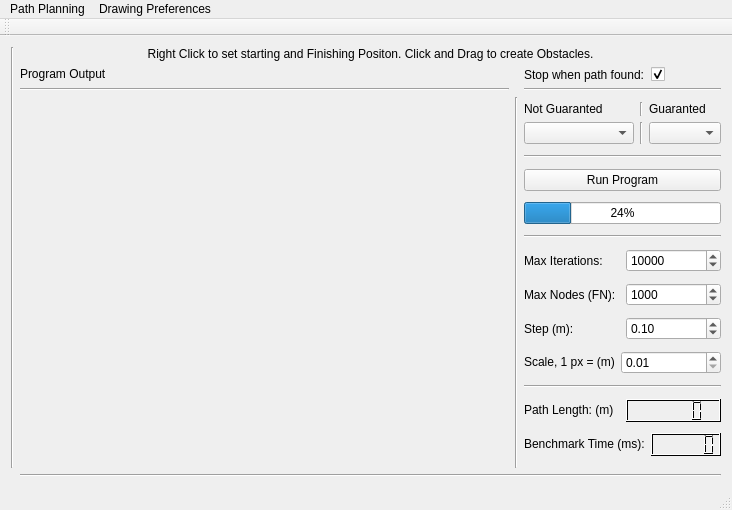
<?xml version="1.0" encoding="UTF-8"?>
<ui version="4.0">
 <class>MainWindow</class>
 <widget class="QMainWindow" name="MainWindow">
  <property name="geometry">
   <rect>
    <x>0</x>
    <y>0</y>
    <width>732</width>
    <height>510</height>
   </rect>
  </property>
  <property name="windowTitle">
   <string>MainWindow</string>
  </property>
  <widget class="QWidget" name="centralWidget">
   <layout class="QGridLayout" name="gridLayout_3">
    <item row="0" column="1">
     <layout class="QGridLayout" name="gridLayout_2">
      <item row="0" column="0">
       <widget class="QLabel" name="label">
        <property name="sizePolicy">
         <sizepolicy hsizetype="Minimum" vsizetype="Fixed">
          <horstretch>0</horstretch>
          <verstretch>0</verstretch>
         </sizepolicy>
        </property>
        <property name="text">
         <string>Right Click to set starting and Finishing Positon. Click and Drag to create Obstacles.</string>
        </property>
        <property name="alignment">
         <set>Qt::AlignCenter</set>
        </property>
       </widget>
      </item>
      <item row="1" column="0">
       <layout class="QGridLayout" name="gridLayout_4">
        <item row="1" column="2">
         <widget class="Line" name="line_4">
          <property name="orientation">
           <enum>Qt::Horizontal</enum>
          </property>
         </widget>
        </item>
        <item row="1" column="0">
         <widget class="Line" name="line_3">
          <property name="orientation">
           <enum>Qt::Horizontal</enum>
          </property>
         </widget>
        </item>
        <item row="0" column="0">
         <widget class="QLabel" name="label_2">
          <property name="sizePolicy">
           <sizepolicy hsizetype="Preferred" vsizetype="Fixed">
            <horstretch>0</horstretch>
            <verstretch>0</verstretch>
           </sizepolicy>
          </property>
          <property name="text">
           <string>Program Output</string>
          </property>
         </widget>
        </item>
        <item row="0" column="2">
         <layout class="QHBoxLayout" name="horizontalLayout_3">
          <item>
           <widget class="QLabel" name="label_8">
            <property name="text">
             <string>Stop when path found:</string>
            </property>
           </widget>
          </item>
          <item>
           <widget class="QCheckBox" name="end_criterion">
            <property name="text">
             <string/>
            </property>
            <property name="checked">
             <bool>true</bool>
            </property>
            <property name="tristate">
             <bool>false</bool>
            </property>
           </widget>
          </item>
         </layout>
        </item>
        <item row="2" column="2">
         <layout class="QVBoxLayout" name="verticalLayout">
          <item>
           <layout class="QGridLayout" name="gridLayout">
            <item row="0" column="2">
             <widget class="QLabel" name="label_4">
              <property name="sizePolicy">
               <sizepolicy hsizetype="Preferred" vsizetype="Fixed">
                <horstretch>0</horstretch>
                <verstretch>0</verstretch>
               </sizepolicy>
              </property>
              <property name="text">
               <string>Guaranted</string>
              </property>
             </widget>
            </item>
            <item row="0" column="0">
             <widget class="QLabel" name="label_3">
              <property name="sizePolicy">
               <sizepolicy hsizetype="Preferred" vsizetype="Fixed">
                <horstretch>0</horstretch>
                <verstretch>0</verstretch>
               </sizepolicy>
              </property>
              <property name="text">
               <string>Not Guaranted</string>
              </property>
             </widget>
            </item>
            <item row="1" column="2">
             <widget class="QComboBox" name="g_comboBox">
              <property name="sizePolicy">
               <sizepolicy hsizetype="Preferred" vsizetype="Fixed">
                <horstretch>0</horstretch>
                <verstretch>0</verstretch>
               </sizepolicy>
              </property>
             </widget>
            </item>
            <item row="0" column="1">
             <widget class="Line" name="line_2">
              <property name="orientation">
               <enum>Qt::Vertical</enum>
              </property>
             </widget>
            </item>
            <item row="1" column="1">
             <widget class="Line" name="line_8">
              <property name="orientation">
               <enum>Qt::Vertical</enum>
              </property>
             </widget>
            </item>
            <item row="1" column="0">
             <widget class="QComboBox" name="ng_comboBox">
              <property name="sizePolicy">
               <sizepolicy hsizetype="Preferred" vsizetype="Fixed">
                <horstretch>0</horstretch>
                <verstretch>0</verstretch>
               </sizepolicy>
              </property>
              <item>
               <property name="text">
                <string/>
               </property>
              </item>
              <item>
               <property name="text">
                <string>RRT</string>
               </property>
              </item>
              <item>
               <property name="text">
                <string>RRT Connect</string>
               </property>
              </item>
              <item>
               <property name="text">
                <string>RRT*</string>
               </property>
              </item>
              <item>
               <property name="text">
                <string>RRT* FN</string>
               </property>
              </item>
              <item>
               <property name="text">
                <string>RRT* Connect</string>
               </property>
              </item>
             </widget>
            </item>
           </layout>
          </item>
          <item>
           <widget class="Line" name="line_5">
            <property name="orientation">
             <enum>Qt::Horizontal</enum>
            </property>
           </widget>
          </item>
          <item>
           <widget class="QPushButton" name="run_button">
            <property name="text">
             <string>Run Program</string>
            </property>
           </widget>
          </item>
          <item>
           <widget class="QProgressBar" name="progressBar">
            <property name="sizePolicy">
             <sizepolicy hsizetype="Minimum" vsizetype="Fixed">
              <horstretch>0</horstretch>
              <verstretch>0</verstretch>
             </sizepolicy>
            </property>
            <property name="value">
             <number>24</number>
            </property>
           </widget>
          </item>
          <item>
           <widget class="Line" name="line_11">
            <property name="orientation">
             <enum>Qt::Horizontal</enum>
            </property>
           </widget>
          </item>
          <item>
           <layout class="QHBoxLayout" name="horizontalLayout_5">
            <item>
             <widget class="QLabel" name="label_9">
              <property name="text">
               <string>Max Iterations:</string>
              </property>
             </widget>
            </item>
            <item>
             <widget class="QSpinBox" name="max_iterations">
              <property name="minimum">
               <number>1</number>
              </property>
              <property name="maximum">
               <number>999999999</number>
              </property>
              <property name="value">
               <number>10000</number>
              </property>
             </widget>
            </item>
           </layout>
          </item>
          <item>
           <layout class="QHBoxLayout" name="horizontalLayout_7">
            <item>
             <widget class="QLabel" name="label_11">
              <property name="text">
               <string>Max Nodes (FN):</string>
              </property>
             </widget>
            </item>
            <item>
             <widget class="QSpinBox" name="MBox">
              <property name="minimum">
               <number>1</number>
              </property>
              <property name="maximum">
               <number>999999999</number>
              </property>
              <property name="value">
               <number>1000</number>
              </property>
             </widget>
            </item>
           </layout>
          </item>
          <item>
           <layout class="QHBoxLayout" name="horizontalLayout_6">
            <item>
             <widget class="QLabel" name="label_10">
              <property name="text">
               <string>Step (m): </string>
              </property>
             </widget>
            </item>
            <item>
             <widget class="QDoubleSpinBox" name="stepBox">
              <property name="minimum">
               <double>0.000000000000000</double>
              </property>
              <property name="singleStep">
               <double>0.000010000000000</double>
              </property>
              <property name="value">
               <double>0.100000000000000</double>
              </property>
             </widget>
            </item>
           </layout>
          </item>
          <item>
           <layout class="QHBoxLayout" name="horizontalLayout_2">
            <item>
             <widget class="QLabel" name="label_6">
              <property name="sizePolicy">
               <sizepolicy hsizetype="Fixed" vsizetype="Fixed">
                <horstretch>0</horstretch>
                <verstretch>0</verstretch>
               </sizepolicy>
              </property>
              <property name="text">
               <string>Scale, 1 px = (m)</string>
              </property>
             </widget>
            </item>
            <item>
             <widget class="QDoubleSpinBox" name="scale">
              <property name="suffix">
               <string extracomment=" meters"/>
              </property>
              <property name="minimum">
               <double>0.010000000000000</double>
              </property>
              <property name="maximum">
               <double>100.000000000000000</double>
              </property>
              <property name="singleStep">
               <double>0.010000000000000</double>
              </property>
              <property name="value">
               <double>0.010000000000000</double>
              </property>
             </widget>
            </item>
           </layout>
          </item>
          <item>
           <widget class="Line" name="line_10">
            <property name="sizePolicy">
             <sizepolicy hsizetype="Minimum" vsizetype="Maximum">
              <horstretch>0</horstretch>
              <verstretch>0</verstretch>
             </sizepolicy>
            </property>
            <property name="orientation">
             <enum>Qt::Horizontal</enum>
            </property>
           </widget>
          </item>
          <item>
           <layout class="QHBoxLayout" name="horizontalLayout">
            <item>
             <widget class="QLabel" name="label_7">
              <property name="sizePolicy">
               <sizepolicy hsizetype="Preferred" vsizetype="Fixed">
                <horstretch>0</horstretch>
                <verstretch>0</verstretch>
               </sizepolicy>
              </property>
              <property name="text">
               <string>Path Length: (m)</string>
              </property>
             </widget>
            </item>
            <item>
             <widget class="QLCDNumber" name="lcdLength">
              <property name="sizePolicy">
               <sizepolicy hsizetype="Minimum" vsizetype="Fixed">
                <horstretch>0</horstretch>
                <verstretch>0</verstretch>
               </sizepolicy>
              </property>
              <property name="palette">
               <palette>
                <active>
                 <colorrole role="WindowText">
                  <brush brushstyle="SolidPattern">
                   <color alpha="255">
                    <red>255</red>
                    <green>255</green>
                    <blue>255</blue>
                   </color>
                  </brush>
                 </colorrole>
                 <colorrole role="Button">
                  <brush brushstyle="SolidPattern">
                   <color alpha="255">
                    <red>0</red>
                    <green>0</green>
                    <blue>0</blue>
                   </color>
                  </brush>
                 </colorrole>
                 <colorrole role="Light">
                  <brush brushstyle="SolidPattern">
                   <color alpha="255">
                    <red>255</red>
                    <green>255</green>
                    <blue>255</blue>
                   </color>
                  </brush>
                 </colorrole>
                 <colorrole role="Midlight">
                  <brush brushstyle="SolidPattern">
                   <color alpha="255">
                    <red>0</red>
                    <green>0</green>
                    <blue>0</blue>
                   </color>
                  </brush>
                 </colorrole>
                 <colorrole role="Dark">
                  <brush brushstyle="SolidPattern">
                   <color alpha="255">
                    <red>0</red>
                    <green>0</green>
                    <blue>0</blue>
                   </color>
                  </brush>
                 </colorrole>
                 <colorrole role="Mid">
                  <brush brushstyle="SolidPattern">
                   <color alpha="255">
                    <red>0</red>
                    <green>0</green>
                    <blue>0</blue>
                   </color>
                  </brush>
                 </colorrole>
                 <colorrole role="Text">
                  <brush brushstyle="SolidPattern">
                   <color alpha="255">
                    <red>255</red>
                    <green>255</green>
                    <blue>255</blue>
                   </color>
                  </brush>
                 </colorrole>
                 <colorrole role="BrightText">
                  <brush brushstyle="SolidPattern">
                   <color alpha="255">
                    <red>255</red>
                    <green>255</green>
                    <blue>255</blue>
                   </color>
                  </brush>
                 </colorrole>
                 <colorrole role="ButtonText">
                  <brush brushstyle="SolidPattern">
                   <color alpha="255">
                    <red>255</red>
                    <green>255</green>
                    <blue>255</blue>
                   </color>
                  </brush>
                 </colorrole>
                 <colorrole role="Base">
                  <brush brushstyle="SolidPattern">
                   <color alpha="255">
                    <red>0</red>
                    <green>0</green>
                    <blue>0</blue>
                   </color>
                  </brush>
                 </colorrole>
                 <colorrole role="Window">
                  <brush brushstyle="SolidPattern">
                   <color alpha="255">
                    <red>0</red>
                    <green>0</green>
                    <blue>0</blue>
                   </color>
                  </brush>
                 </colorrole>
                 <colorrole role="Shadow">
                  <brush brushstyle="SolidPattern">
                   <color alpha="255">
                    <red>0</red>
                    <green>0</green>
                    <blue>0</blue>
                   </color>
                  </brush>
                 </colorrole>
                 <colorrole role="AlternateBase">
                  <brush brushstyle="SolidPattern">
                   <color alpha="255">
                    <red>0</red>
                    <green>0</green>
                    <blue>0</blue>
                   </color>
                  </brush>
                 </colorrole>
                 <colorrole role="ToolTipBase">
                  <brush brushstyle="SolidPattern">
                   <color alpha="255">
                    <red>255</red>
                    <green>255</green>
                    <blue>220</blue>
                   </color>
                  </brush>
                 </colorrole>
                 <colorrole role="ToolTipText">
                  <brush brushstyle="SolidPattern">
                   <color alpha="255">
                    <red>0</red>
                    <green>0</green>
                    <blue>0</blue>
                   </color>
                  </brush>
                 </colorrole>
                </active>
                <inactive>
                 <colorrole role="WindowText">
                  <brush brushstyle="SolidPattern">
                   <color alpha="255">
                    <red>255</red>
                    <green>255</green>
                    <blue>255</blue>
                   </color>
                  </brush>
                 </colorrole>
                 <colorrole role="Button">
                  <brush brushstyle="SolidPattern">
                   <color alpha="255">
                    <red>0</red>
                    <green>0</green>
                    <blue>0</blue>
                   </color>
                  </brush>
                 </colorrole>
                 <colorrole role="Light">
                  <brush brushstyle="SolidPattern">
                   <color alpha="255">
                    <red>255</red>
                    <green>255</green>
                    <blue>255</blue>
                   </color>
                  </brush>
                 </colorrole>
                 <colorrole role="Midlight">
                  <brush brushstyle="SolidPattern">
                   <color alpha="255">
                    <red>0</red>
                    <green>0</green>
                    <blue>0</blue>
                   </color>
                  </brush>
                 </colorrole>
                 <colorrole role="Dark">
                  <brush brushstyle="SolidPattern">
                   <color alpha="255">
                    <red>0</red>
                    <green>0</green>
                    <blue>0</blue>
                   </color>
                  </brush>
                 </colorrole>
                 <colorrole role="Mid">
                  <brush brushstyle="SolidPattern">
                   <color alpha="255">
                    <red>0</red>
                    <green>0</green>
                    <blue>0</blue>
                   </color>
                  </brush>
                 </colorrole>
                 <colorrole role="Text">
                  <brush brushstyle="SolidPattern">
                   <color alpha="255">
                    <red>255</red>
                    <green>255</green>
                    <blue>255</blue>
                   </color>
                  </brush>
                 </colorrole>
                 <colorrole role="BrightText">
                  <brush brushstyle="SolidPattern">
                   <color alpha="255">
                    <red>255</red>
                    <green>255</green>
                    <blue>255</blue>
                   </color>
                  </brush>
                 </colorrole>
                 <colorrole role="ButtonText">
                  <brush brushstyle="SolidPattern">
                   <color alpha="255">
                    <red>255</red>
                    <green>255</green>
                    <blue>255</blue>
                   </color>
                  </brush>
                 </colorrole>
                 <colorrole role="Base">
                  <brush brushstyle="SolidPattern">
                   <color alpha="255">
                    <red>0</red>
                    <green>0</green>
                    <blue>0</blue>
                   </color>
                  </brush>
                 </colorrole>
                 <colorrole role="Window">
                  <brush brushstyle="SolidPattern">
                   <color alpha="255">
                    <red>0</red>
                    <green>0</green>
                    <blue>0</blue>
                   </color>
                  </brush>
                 </colorrole>
                 <colorrole role="Shadow">
                  <brush brushstyle="SolidPattern">
                   <color alpha="255">
                    <red>0</red>
                    <green>0</green>
                    <blue>0</blue>
                   </color>
                  </brush>
                 </colorrole>
                 <colorrole role="AlternateBase">
                  <brush brushstyle="SolidPattern">
                   <color alpha="255">
                    <red>0</red>
                    <green>0</green>
                    <blue>0</blue>
                   </color>
                  </brush>
                 </colorrole>
                 <colorrole role="ToolTipBase">
                  <brush brushstyle="SolidPattern">
                   <color alpha="255">
                    <red>255</red>
                    <green>255</green>
                    <blue>220</blue>
                   </color>
                  </brush>
                 </colorrole>
                 <colorrole role="ToolTipText">
                  <brush brushstyle="SolidPattern">
                   <color alpha="255">
                    <red>0</red>
                    <green>0</green>
                    <blue>0</blue>
                   </color>
                  </brush>
                 </colorrole>
                </inactive>
                <disabled>
                 <colorrole role="WindowText">
                  <brush brushstyle="SolidPattern">
                   <color alpha="255">
                    <red>0</red>
                    <green>0</green>
                    <blue>0</blue>
                   </color>
                  </brush>
                 </colorrole>
                 <colorrole role="Button">
                  <brush brushstyle="SolidPattern">
                   <color alpha="255">
                    <red>0</red>
                    <green>0</green>
                    <blue>0</blue>
                   </color>
                  </brush>
                 </colorrole>
                 <colorrole role="Light">
                  <brush brushstyle="SolidPattern">
                   <color alpha="255">
                    <red>255</red>
                    <green>255</green>
                    <blue>255</blue>
                   </color>
                  </brush>
                 </colorrole>
                 <colorrole role="Midlight">
                  <brush brushstyle="SolidPattern">
                   <color alpha="255">
                    <red>0</red>
                    <green>0</green>
                    <blue>0</blue>
                   </color>
                  </brush>
                 </colorrole>
                 <colorrole role="Dark">
                  <brush brushstyle="SolidPattern">
                   <color alpha="255">
                    <red>0</red>
                    <green>0</green>
                    <blue>0</blue>
                   </color>
                  </brush>
                 </colorrole>
                 <colorrole role="Mid">
                  <brush brushstyle="SolidPattern">
                   <color alpha="255">
                    <red>0</red>
                    <green>0</green>
                    <blue>0</blue>
                   </color>
                  </brush>
                 </colorrole>
                 <colorrole role="Text">
                  <brush brushstyle="SolidPattern">
                   <color alpha="255">
                    <red>0</red>
                    <green>0</green>
                    <blue>0</blue>
                   </color>
                  </brush>
                 </colorrole>
                 <colorrole role="BrightText">
                  <brush brushstyle="SolidPattern">
                   <color alpha="255">
                    <red>255</red>
                    <green>255</green>
                    <blue>255</blue>
                   </color>
                  </brush>
                 </colorrole>
                 <colorrole role="ButtonText">
                  <brush brushstyle="SolidPattern">
                   <color alpha="255">
                    <red>0</red>
                    <green>0</green>
                    <blue>0</blue>
                   </color>
                  </brush>
                 </colorrole>
                 <colorrole role="Base">
                  <brush brushstyle="SolidPattern">
                   <color alpha="255">
                    <red>0</red>
                    <green>0</green>
                    <blue>0</blue>
                   </color>
                  </brush>
                 </colorrole>
                 <colorrole role="Window">
                  <brush brushstyle="SolidPattern">
                   <color alpha="255">
                    <red>0</red>
                    <green>0</green>
                    <blue>0</blue>
                   </color>
                  </brush>
                 </colorrole>
                 <colorrole role="Shadow">
                  <brush brushstyle="SolidPattern">
                   <color alpha="255">
                    <red>0</red>
                    <green>0</green>
                    <blue>0</blue>
                   </color>
                  </brush>
                 </colorrole>
                 <colorrole role="AlternateBase">
                  <brush brushstyle="SolidPattern">
                   <color alpha="255">
                    <red>0</red>
                    <green>0</green>
                    <blue>0</blue>
                   </color>
                  </brush>
                 </colorrole>
                 <colorrole role="ToolTipBase">
                  <brush brushstyle="SolidPattern">
                   <color alpha="255">
                    <red>255</red>
                    <green>255</green>
                    <blue>220</blue>
                   </color>
                  </brush>
                 </colorrole>
                 <colorrole role="ToolTipText">
                  <brush brushstyle="SolidPattern">
                   <color alpha="255">
                    <red>0</red>
                    <green>0</green>
                    <blue>0</blue>
                   </color>
                  </brush>
                 </colorrole>
                </disabled>
               </palette>
              </property>
              <property name="font">
               <font>
                <pointsize>20</pointsize>
                <weight>75</weight>
                <bold>true</bold>
               </font>
              </property>
              <property name="smallDecimalPoint">
               <bool>true</bool>
              </property>
              <property name="value" stdset="0">
               <double>0.000000000000000</double>
              </property>
             </widget>
            </item>
           </layout>
          </item>
          <item>
           <layout class="QHBoxLayout" name="horizontalLayout_4">
            <item>
             <widget class="QLabel" name="label_5">
              <property name="sizePolicy">
               <sizepolicy hsizetype="Preferred" vsizetype="Fixed">
                <horstretch>0</horstretch>
                <verstretch>0</verstretch>
               </sizepolicy>
              </property>
              <property name="text">
               <string>Benchmark Time (ms):</string>
              </property>
             </widget>
            </item>
            <item>
             <widget class="QLCDNumber" name="lcdTime">
              <property name="sizePolicy">
               <sizepolicy hsizetype="Minimum" vsizetype="Fixed">
                <horstretch>0</horstretch>
                <verstretch>0</verstretch>
               </sizepolicy>
              </property>
              <property name="palette">
               <palette>
                <active>
                 <colorrole role="WindowText">
                  <brush brushstyle="SolidPattern">
                   <color alpha="255">
                    <red>255</red>
                    <green>255</green>
                    <blue>255</blue>
                   </color>
                  </brush>
                 </colorrole>
                 <colorrole role="Button">
                  <brush brushstyle="SolidPattern">
                   <color alpha="255">
                    <red>255</red>
                    <green>255</green>
                    <blue>255</blue>
                   </color>
                  </brush>
                 </colorrole>
                 <colorrole role="Light">
                  <brush brushstyle="SolidPattern">
                   <color alpha="255">
                    <red>255</red>
                    <green>255</green>
                    <blue>255</blue>
                   </color>
                  </brush>
                 </colorrole>
                 <colorrole role="Midlight">
                  <brush brushstyle="SolidPattern">
                   <color alpha="255">
                    <red>0</red>
                    <green>0</green>
                    <blue>0</blue>
                   </color>
                  </brush>
                 </colorrole>
                 <colorrole role="Dark">
                  <brush brushstyle="SolidPattern">
                   <color alpha="255">
                    <red>0</red>
                    <green>0</green>
                    <blue>0</blue>
                   </color>
                  </brush>
                 </colorrole>
                 <colorrole role="Mid">
                  <brush brushstyle="SolidPattern">
                   <color alpha="255">
                    <red>0</red>
                    <green>0</green>
                    <blue>0</blue>
                   </color>
                  </brush>
                 </colorrole>
                 <colorrole role="Text">
                  <brush brushstyle="SolidPattern">
                   <color alpha="255">
                    <red>0</red>
                    <green>0</green>
                    <blue>0</blue>
                   </color>
                  </brush>
                 </colorrole>
                 <colorrole role="BrightText">
                  <brush brushstyle="SolidPattern">
                   <color alpha="255">
                    <red>255</red>
                    <green>255</green>
                    <blue>255</blue>
                   </color>
                  </brush>
                 </colorrole>
                 <colorrole role="ButtonText">
                  <brush brushstyle="SolidPattern">
                   <color alpha="255">
                    <red>255</red>
                    <green>255</green>
                    <blue>255</blue>
                   </color>
                  </brush>
                 </colorrole>
                 <colorrole role="Base">
                  <brush brushstyle="SolidPattern">
                   <color alpha="255">
                    <red>0</red>
                    <green>0</green>
                    <blue>0</blue>
                   </color>
                  </brush>
                 </colorrole>
                 <colorrole role="Window">
                  <brush brushstyle="SolidPattern">
                   <color alpha="255">
                    <red>0</red>
                    <green>0</green>
                    <blue>0</blue>
                   </color>
                  </brush>
                 </colorrole>
                 <colorrole role="Shadow">
                  <brush brushstyle="SolidPattern">
                   <color alpha="255">
                    <red>255</red>
                    <green>255</green>
                    <blue>255</blue>
                   </color>
                  </brush>
                 </colorrole>
                 <colorrole role="AlternateBase">
                  <brush brushstyle="SolidPattern">
                   <color alpha="255">
                    <red>0</red>
                    <green>0</green>
                    <blue>0</blue>
                   </color>
                  </brush>
                 </colorrole>
                 <colorrole role="ToolTipBase">
                  <brush brushstyle="SolidPattern">
                   <color alpha="255">
                    <red>255</red>
                    <green>255</green>
                    <blue>220</blue>
                   </color>
                  </brush>
                 </colorrole>
                 <colorrole role="ToolTipText">
                  <brush brushstyle="SolidPattern">
                   <color alpha="255">
                    <red>0</red>
                    <green>0</green>
                    <blue>0</blue>
                   </color>
                  </brush>
                 </colorrole>
                </active>
                <inactive>
                 <colorrole role="WindowText">
                  <brush brushstyle="SolidPattern">
                   <color alpha="255">
                    <red>255</red>
                    <green>255</green>
                    <blue>255</blue>
                   </color>
                  </brush>
                 </colorrole>
                 <colorrole role="Button">
                  <brush brushstyle="SolidPattern">
                   <color alpha="255">
                    <red>255</red>
                    <green>255</green>
                    <blue>255</blue>
                   </color>
                  </brush>
                 </colorrole>
                 <colorrole role="Light">
                  <brush brushstyle="SolidPattern">
                   <color alpha="255">
                    <red>255</red>
                    <green>255</green>
                    <blue>255</blue>
                   </color>
                  </brush>
                 </colorrole>
                 <colorrole role="Midlight">
                  <brush brushstyle="SolidPattern">
                   <color alpha="255">
                    <red>0</red>
                    <green>0</green>
                    <blue>0</blue>
                   </color>
                  </brush>
                 </colorrole>
                 <colorrole role="Dark">
                  <brush brushstyle="SolidPattern">
                   <color alpha="255">
                    <red>0</red>
                    <green>0</green>
                    <blue>0</blue>
                   </color>
                  </brush>
                 </colorrole>
                 <colorrole role="Mid">
                  <brush brushstyle="SolidPattern">
                   <color alpha="255">
                    <red>0</red>
                    <green>0</green>
                    <blue>0</blue>
                   </color>
                  </brush>
                 </colorrole>
                 <colorrole role="Text">
                  <brush brushstyle="SolidPattern">
                   <color alpha="255">
                    <red>0</red>
                    <green>0</green>
                    <blue>0</blue>
                   </color>
                  </brush>
                 </colorrole>
                 <colorrole role="BrightText">
                  <brush brushstyle="SolidPattern">
                   <color alpha="255">
                    <red>255</red>
                    <green>255</green>
                    <blue>255</blue>
                   </color>
                  </brush>
                 </colorrole>
                 <colorrole role="ButtonText">
                  <brush brushstyle="SolidPattern">
                   <color alpha="255">
                    <red>255</red>
                    <green>255</green>
                    <blue>255</blue>
                   </color>
                  </brush>
                 </colorrole>
                 <colorrole role="Base">
                  <brush brushstyle="SolidPattern">
                   <color alpha="255">
                    <red>0</red>
                    <green>0</green>
                    <blue>0</blue>
                   </color>
                  </brush>
                 </colorrole>
                 <colorrole role="Window">
                  <brush brushstyle="SolidPattern">
                   <color alpha="255">
                    <red>0</red>
                    <green>0</green>
                    <blue>0</blue>
                   </color>
                  </brush>
                 </colorrole>
                 <colorrole role="Shadow">
                  <brush brushstyle="SolidPattern">
                   <color alpha="255">
                    <red>255</red>
                    <green>255</green>
                    <blue>255</blue>
                   </color>
                  </brush>
                 </colorrole>
                 <colorrole role="AlternateBase">
                  <brush brushstyle="SolidPattern">
                   <color alpha="255">
                    <red>0</red>
                    <green>0</green>
                    <blue>0</blue>
                   </color>
                  </brush>
                 </colorrole>
                 <colorrole role="ToolTipBase">
                  <brush brushstyle="SolidPattern">
                   <color alpha="255">
                    <red>255</red>
                    <green>255</green>
                    <blue>220</blue>
                   </color>
                  </brush>
                 </colorrole>
                 <colorrole role="ToolTipText">
                  <brush brushstyle="SolidPattern">
                   <color alpha="255">
                    <red>0</red>
                    <green>0</green>
                    <blue>0</blue>
                   </color>
                  </brush>
                 </colorrole>
                </inactive>
                <disabled>
                 <colorrole role="WindowText">
                  <brush brushstyle="SolidPattern">
                   <color alpha="255">
                    <red>0</red>
                    <green>0</green>
                    <blue>0</blue>
                   </color>
                  </brush>
                 </colorrole>
                 <colorrole role="Button">
                  <brush brushstyle="SolidPattern">
                   <color alpha="255">
                    <red>255</red>
                    <green>255</green>
                    <blue>255</blue>
                   </color>
                  </brush>
                 </colorrole>
                 <colorrole role="Light">
                  <brush brushstyle="SolidPattern">
                   <color alpha="255">
                    <red>255</red>
                    <green>255</green>
                    <blue>255</blue>
                   </color>
                  </brush>
                 </colorrole>
                 <colorrole role="Midlight">
                  <brush brushstyle="SolidPattern">
                   <color alpha="255">
                    <red>0</red>
                    <green>0</green>
                    <blue>0</blue>
                   </color>
                  </brush>
                 </colorrole>
                 <colorrole role="Dark">
                  <brush brushstyle="SolidPattern">
                   <color alpha="255">
                    <red>0</red>
                    <green>0</green>
                    <blue>0</blue>
                   </color>
                  </brush>
                 </colorrole>
                 <colorrole role="Mid">
                  <brush brushstyle="SolidPattern">
                   <color alpha="255">
                    <red>0</red>
                    <green>0</green>
                    <blue>0</blue>
                   </color>
                  </brush>
                 </colorrole>
                 <colorrole role="Text">
                  <brush brushstyle="SolidPattern">
                   <color alpha="255">
                    <red>0</red>
                    <green>0</green>
                    <blue>0</blue>
                   </color>
                  </brush>
                 </colorrole>
                 <colorrole role="BrightText">
                  <brush brushstyle="SolidPattern">
                   <color alpha="255">
                    <red>255</red>
                    <green>255</green>
                    <blue>255</blue>
                   </color>
                  </brush>
                 </colorrole>
                 <colorrole role="ButtonText">
                  <brush brushstyle="SolidPattern">
                   <color alpha="255">
                    <red>0</red>
                    <green>0</green>
                    <blue>0</blue>
                   </color>
                  </brush>
                 </colorrole>
                 <colorrole role="Base">
                  <brush brushstyle="SolidPattern">
                   <color alpha="255">
                    <red>0</red>
                    <green>0</green>
                    <blue>0</blue>
                   </color>
                  </brush>
                 </colorrole>
                 <colorrole role="Window">
                  <brush brushstyle="SolidPattern">
                   <color alpha="255">
                    <red>0</red>
                    <green>0</green>
                    <blue>0</blue>
                   </color>
                  </brush>
                 </colorrole>
                 <colorrole role="Shadow">
                  <brush brushstyle="SolidPattern">
                   <color alpha="255">
                    <red>255</red>
                    <green>255</green>
                    <blue>255</blue>
                   </color>
                  </brush>
                 </colorrole>
                 <colorrole role="AlternateBase">
                  <brush brushstyle="SolidPattern">
                   <color alpha="255">
                    <red>0</red>
                    <green>0</green>
                    <blue>0</blue>
                   </color>
                  </brush>
                 </colorrole>
                 <colorrole role="ToolTipBase">
                  <brush brushstyle="SolidPattern">
                   <color alpha="255">
                    <red>255</red>
                    <green>255</green>
                    <blue>220</blue>
                   </color>
                  </brush>
                 </colorrole>
                 <colorrole role="ToolTipText">
                  <brush brushstyle="SolidPattern">
                   <color alpha="255">
                    <red>0</red>
                    <green>0</green>
                    <blue>0</blue>
                   </color>
                  </brush>
                 </colorrole>
                </disabled>
               </palette>
              </property>
              <property name="font">
               <font>
                <pointsize>20</pointsize>
                <weight>75</weight>
                <bold>true</bold>
               </font>
              </property>
              <property name="smallDecimalPoint">
               <bool>true</bool>
              </property>
             </widget>
            </item>
           </layout>
          </item>
         </layout>
        </item>
        <item row="2" column="1">
         <widget class="Line" name="line">
          <property name="orientation">
           <enum>Qt::Vertical</enum>
          </property>
         </widget>
        </item>
        <item row="2" column="0">
         <widget class="painter_widget" name="drawing_widget" native="true">
          <property name="sizePolicy">
           <sizepolicy hsizetype="Expanding" vsizetype="Expanding">
            <horstretch>0</horstretch>
            <verstretch>0</verstretch>
           </sizepolicy>
          </property>
          <property name="autoFillBackground">
           <bool>false</bool>
          </property>
         </widget>
        </item>
       </layout>
      </item>
     </layout>
    </item>
    <item row="0" column="0">
     <widget class="Line" name="line_6">
      <property name="orientation">
       <enum>Qt::Vertical</enum>
      </property>
     </widget>
    </item>
    <item row="1" column="1">
     <widget class="Line" name="line_7">
      <property name="orientation">
       <enum>Qt::Horizontal</enum>
      </property>
     </widget>
    </item>
   </layout>
  </widget>
  <widget class="QMenuBar" name="menuBar">
   <property name="geometry">
    <rect>
     <x>0</x>
     <y>0</y>
     <width>732</width>
     <height>22</height>
    </rect>
   </property>
   <widget class="QMenu" name="menuPath_Planning">
    <property name="title">
     <string>Path Planning</string>
    </property>
   </widget>
   <widget class="QMenu" name="menuDrawing_Preferences">
    <property name="title">
     <string>Drawing Preferences</string>
    </property>
    <addaction name="Dynamic_Drawing"/>
   </widget>
   <addaction name="menuPath_Planning"/>
   <addaction name="menuDrawing_Preferences"/>
  </widget>
  <widget class="QToolBar" name="mainToolBar">
   <attribute name="toolBarArea">
    <enum>TopToolBarArea</enum>
   </attribute>
   <attribute name="toolBarBreak">
    <bool>false</bool>
   </attribute>
  </widget>
  <widget class="QStatusBar" name="statusBar"/>
  <action name="Dynamic_Drawing">
   <property name="checkable">
    <bool>true</bool>
   </property>
   <property name="text">
    <string>Dynamic Drawing</string>
   </property>
  </action>
 </widget>
 <layoutdefault spacing="6" margin="11"/>
 <customwidgets>
  <customwidget>
   <class>painter_widget</class>
   <extends>QWidget</extends>
   <header>painter_widget.h</header>
   <container>1</container>
  </customwidget>
 </customwidgets>
 <resources/>
 <connections/>
</ui>
